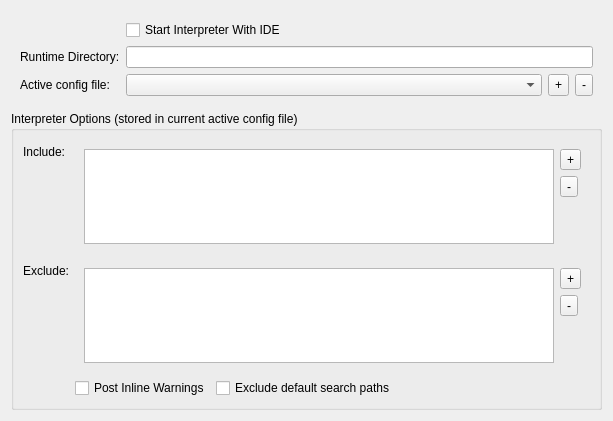
<?xml version="1.0" encoding="UTF-8"?>
<ui version="4.0">
 <class>SclangConfigPage</class>
 <widget class="QWidget" name="SclangConfigPage">
  <property name="geometry">
   <rect>
    <x>0</x>
    <y>0</y>
    <width>613</width>
    <height>421</height>
   </rect>
  </property>
  <property name="windowTitle">
   <string>Form</string>
  </property>
  <layout class="QVBoxLayout" name="verticalLayout">
   <item>
    <widget class="QWidget" name="widget" native="true">
     <layout class="QFormLayout" name="formLayout">
      <property name="fieldGrowthPolicy">
       <enum>QFormLayout::ExpandingFieldsGrow</enum>
      </property>
      <item row="0" column="1">
       <widget class="QCheckBox" name="autoStart">
        <property name="text">
         <string>Start Interpreter With IDE</string>
        </property>
       </widget>
      </item>
      <item row="1" column="0">
       <widget class="QLabel" name="label_3">
        <property name="text">
         <string>Runtime Directory:</string>
        </property>
       </widget>
      </item>
      <item row="1" column="1">
       <widget class="ScIDE::PathChooserWidget" name="runtimeDir"/>
      </item>
      <item row="2" column="0">
       <widget class="QLabel" name="activeConfigFileLabel">
        <property name="text">
         <string>Active config file:</string>
        </property>
       </widget>
      </item>
      <item row="2" column="1">
       <layout class="QHBoxLayout" name="horizontalLayout">
        <item>
         <widget class="QComboBox" name="activeConfigFileComboBox">
          <property name="sizePolicy">
           <sizepolicy hsizetype="Expanding" vsizetype="Fixed">
            <horstretch>0</horstretch>
            <verstretch>0</verstretch>
           </sizepolicy>
          </property>
         </widget>
        </item>
        <item>
         <widget class="QToolButton" name="sclang_add_configfile">
          <property name="sizePolicy">
           <sizepolicy hsizetype="Minimum" vsizetype="Minimum">
            <horstretch>0</horstretch>
            <verstretch>0</verstretch>
           </sizepolicy>
          </property>
          <property name="toolTip">
           <string>Save a new config file</string>
          </property>
          <property name="text">
           <string>+</string>
          </property>
         </widget>
        </item>
        <item>
         <widget class="QToolButton" name="sclang_remove_configfile">
          <property name="sizePolicy">
           <sizepolicy hsizetype="Minimum" vsizetype="Minimum">
            <horstretch>0</horstretch>
            <verstretch>0</verstretch>
           </sizepolicy>
          </property>
          <property name="text">
           <string>-</string>
          </property>
         </widget>
        </item>
       </layout>
      </item>
     </layout>
    </widget>
   </item>
   <item>
    <widget class="QGroupBox" name="ide_sclang_override_configuration_file">
     <property name="enabled">
      <bool>true</bool>
     </property>
     <property name="sizePolicy">
      <sizepolicy hsizetype="Preferred" vsizetype="Expanding">
       <horstretch>0</horstretch>
       <verstretch>0</verstretch>
      </sizepolicy>
     </property>
     <property name="title">
      <string>Interpreter Options (stored in current active config file)</string>
     </property>
     <property name="flat">
      <bool>false</bool>
     </property>
     <property name="checkable">
      <bool>false</bool>
     </property>
     <property name="checked">
      <bool>false</bool>
     </property>
     <layout class="QFormLayout" name="formLayout_2">
      <property name="fieldGrowthPolicy">
       <enum>QFormLayout::ExpandingFieldsGrow</enum>
      </property>
      <item row="2" column="0">
       <widget class="QLabel" name="label">
        <property name="text">
         <string>Include:</string>
        </property>
       </widget>
      </item>
      <item row="2" column="1">
       <widget class="QWidget" name="widget_3" native="true">
        <property name="sizePolicy">
         <sizepolicy hsizetype="Expanding" vsizetype="Preferred">
          <horstretch>0</horstretch>
          <verstretch>0</verstretch>
         </sizepolicy>
        </property>
        <layout class="QGridLayout" name="gridLayout">
         <property name="sizeConstraint">
          <enum>QLayout::SetDefaultConstraint</enum>
         </property>
         <item row="0" column="0" rowspan="2">
          <widget class="QListWidget" name="sclang_include_directories"/>
         </item>
         <item row="0" column="2">
          <layout class="QVBoxLayout" name="verticalLayout_3">
           <item>
            <widget class="QToolButton" name="sclang_add_include">
             <property name="enabled">
              <bool>true</bool>
             </property>
             <property name="text">
              <string>+</string>
             </property>
            </widget>
           </item>
           <item>
            <widget class="QToolButton" name="sclang_remove_include">
             <property name="enabled">
              <bool>true</bool>
             </property>
             <property name="text">
              <string>-</string>
             </property>
            </widget>
           </item>
          </layout>
         </item>
        </layout>
       </widget>
      </item>
      <item row="3" column="0">
       <widget class="QLabel" name="excludeLabel">
        <property name="text">
         <string>Exclude:</string>
        </property>
       </widget>
      </item>
      <item row="3" column="1">
       <widget class="QWidget" name="widget_2" native="true">
        <property name="sizePolicy">
         <sizepolicy hsizetype="Expanding" vsizetype="Preferred">
          <horstretch>0</horstretch>
          <verstretch>0</verstretch>
         </sizepolicy>
        </property>
        <layout class="QGridLayout" name="gridLayout_2">
         <item row="0" column="1" rowspan="3">
          <widget class="QListWidget" name="sclang_exclude_directories"/>
         </item>
         <item row="0" column="3">
          <layout class="QVBoxLayout" name="verticalLayout_2">
           <item>
            <widget class="QToolButton" name="sclang_add_exclude">
             <property name="enabled">
              <bool>true</bool>
             </property>
             <property name="text">
              <string>+</string>
             </property>
            </widget>
           </item>
           <item>
            <widget class="QToolButton" name="sclang_remove_exclude">
             <property name="enabled">
              <bool>true</bool>
             </property>
             <property name="text">
              <string>-</string>
             </property>
            </widget>
           </item>
          </layout>
         </item>
        </layout>
       </widget>
      </item>
      <item row="4" column="1">
       <layout class="QHBoxLayout" name="interpreter_options">
        <item>
         <widget class="QCheckBox" name="sclang_post_inline_warnings">
          <property name="text">
           <string>Post Inline Warnings</string>
          </property>
         </widget>
        </item>
        <item>
         <widget class="QCheckBox" name="sclang_standalone_mode">
          <property name="text">
           <string>Exclude default search paths</string>
          </property>
         </widget>
        </item>
       </layout>
      </item>
     </layout>
    </widget>
   </item>
  </layout>
  <zorder>ide_sclang_override_configuration_file</zorder>
  <zorder>widget</zorder>
 </widget>
 <customwidgets>
  <customwidget>
   <class>ScIDE::PathChooserWidget</class>
   <extends>QLineEdit</extends>
   <header>path_chooser_widget.hpp</header>
  </customwidget>
 </customwidgets>
 <resources/>
 <connections/>
</ui>
